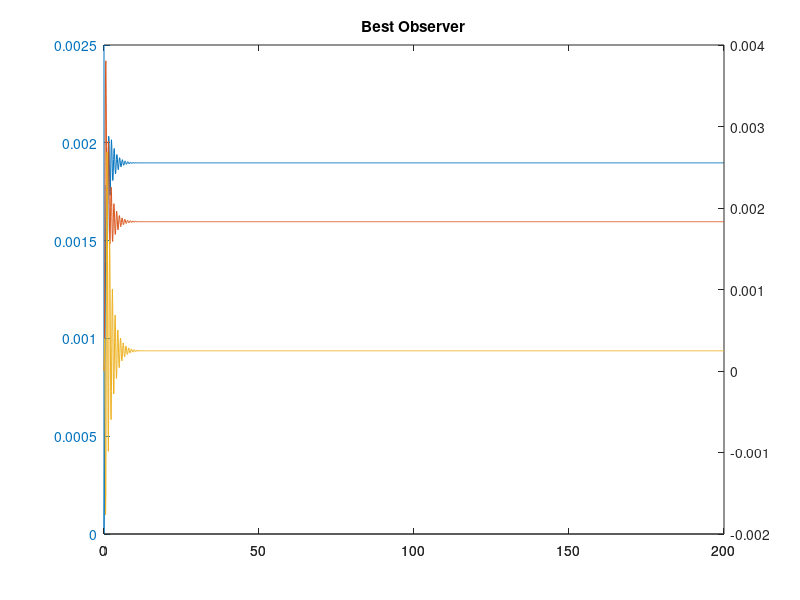

This chart was generated by the following MATLAB code:
m1=100;
m2=100;
m=1000;
l1=20;
l2=10;
g=9.8;
A=[0 1 0 0 0 0; 0 0 -(m1*g)/m 0 -(m2*g)/m 0;
    0 0 0 1 0 0;
    0 0 (-(m1*g)/(m*l1) -(g/l1)) 0 -(m2*g)/(m*l1) 0; 
    0 0 0 0 0 1; 
    0 0 -(m1*g)/(m*l2) 0 (-(m2*g)/(m*l2) -(g/l2)) 0 ];
B=[0; 1/m; 0; 1/(m*l1); 0; 1/(m*l2)];
C=[1 0 0 0 0 0; 0 0 1 0 0 0;0 0 0 0 1 0];
D=0;
states = {'x' 'x_dot' 'p1' 'p1_dot' 'p2' 'p2_dot'};  %states
inputs = {'F'};                                      % intput
outputs = {'x' ;'p1';'p2'};                        % output
%% Finding the gain matrix from LQR
Q = [50 0 0 0 0 0;
    0 1500 0 0 0 0; 
    0 0 50000 0 0 0; 
    0 0 0 120000 0 0; 
    0 0 0 0 500000 0; 
    0 0 0 0 0 80000]      %LQR Input
R = 0.01 ;                       %LQR Input
K = lqr(A,B,Q,R)               %Gain Calculation from LQR
Ac = [(A-(B*K))];
Bc = [B];
Cc = [C];
Dc = [D];
l=eig(Ac)                                            
states = {'x' 'x_dot' 'p1' 'p1_dot' 'p2' 'p2_dot'};  
inputs = {'f'};                    % intput for lqr
outputs = {'x';'p1';'p2'};      % output after lqr
sys_cl = ss(Ac,Bc,Cc,Dc,'statename',states,'inputname',inputs,'outputname',outputs); %creates statesspace model
t = 0:0.1:200;
f = 50*ones(size(t));
[y,t,x]=lsim(sys_cl,f,t); %simulates response 
[AX,H1,H2] = plotyy(t,y(:,1),[t,t],[y(:,2),y(:,3)],'plot');
%% Finding 'best' observer matrix
%%
P = 10*[l.']                        %finding the best poles 
L = place(A',C',P)' %Values of observer are found using  pole placment 
Al = [(A-(L*C))];
Bl = [B];
Cl = [C];
Dl = [D];                                                                  
states = {'x' 'x_dot' 'p1' 'p1_dot' 'p2' 'p2_dot'};  %states
inputs = {'f'};                                      % intput for observer  
outputs = {'x';'p1';'p2'};                         % output after observer
sys_c2 = ss(Al,Bl,Cl,Dl,'statename',states,'inputname',inputs,'outputname',outputs); %creates statesspace model
t = 0:0.1:200;
f = 50*ones(size(t));
[y,t,x]=lsim(sys_c2,f,t); %simulates response
[AX,H1,H2] = plotyy(t,y(:,1),[t,t],[y(:,2),y(:,3)],'plot'); %Plotting the response
title('Best Observer');